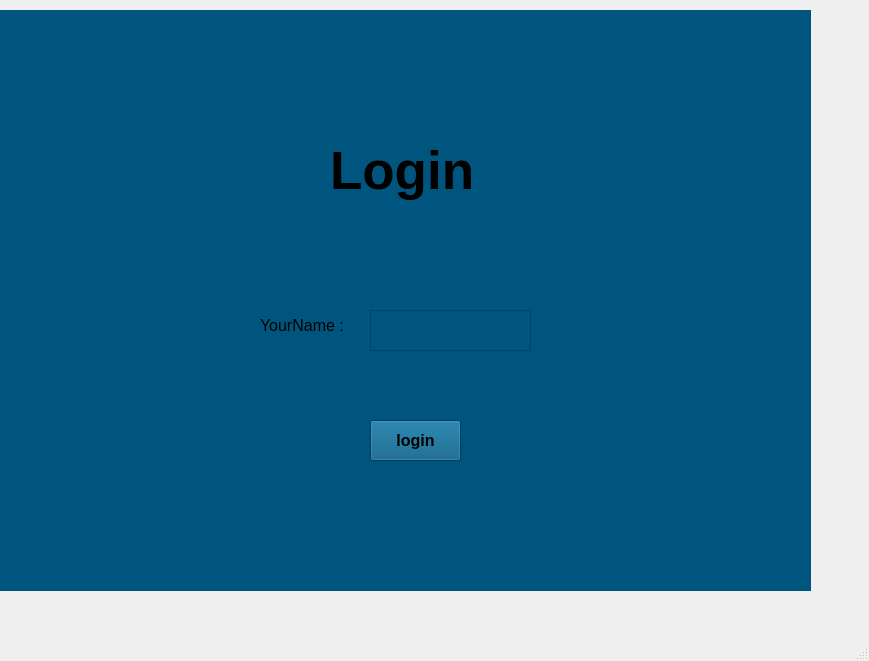
<?xml version="1.0" encoding="UTF-8"?>
<ui version="4.0">
 <class>MainWindow</class>
 <widget class="QMainWindow" name="MainWindow">
  <property name="geometry">
   <rect>
    <x>0</x>
    <y>0</y>
    <width>869</width>
    <height>661</height>
   </rect>
  </property>
  <property name="acceptDrops">
   <bool>false</bool>
  </property>
  <property name="windowTitle">
   <string>MainWindow</string>
  </property>
  <property name="dockOptions">
   <set>QMainWindow::AllowTabbedDocks|QMainWindow::AnimatedDocks</set>
  </property>
  <widget class="QWidget" name="centralwidget">
   <widget class="QStackedWidget" name="stackedWidget">
    <property name="geometry">
     <rect>
      <x>0</x>
      <y>10</y>
      <width>811</width>
      <height>581</height>
     </rect>
    </property>
    <widget class="QWidget" name="page_login">
     <property name="autoFillBackground">
      <bool>false</bool>
     </property>
     <property name="styleSheet">
      <string notr="true">background-color: rgb(0, 85, 127);</string>
     </property>
     <widget class="QPushButton" name="pushButton_2">
      <property name="geometry">
       <rect>
        <x>370</x>
        <y>410</y>
        <width>91</width>
        <height>41</height>
       </rect>
      </property>
      <property name="font">
       <font>
        <pointsize>12</pointsize>
        <bold>true</bold>
       </font>
      </property>
      <property name="text">
       <string>login</string>
      </property>
     </widget>
     <widget class="QLabel" name="lb_login_2">
      <property name="geometry">
       <rect>
        <x>330</x>
        <y>110</y>
        <width>181</width>
        <height>101</height>
       </rect>
      </property>
      <property name="font">
       <font>
        <pointsize>40</pointsize>
        <italic>false</italic>
        <bold>true</bold>
        <underline>false</underline>
       </font>
      </property>
      <property name="text">
       <string>Login</string>
      </property>
     </widget>
     <widget class="QLabel" name="label_5">
      <property name="geometry">
       <rect>
        <x>260</x>
        <y>300</y>
        <width>101</width>
        <height>31</height>
       </rect>
      </property>
      <property name="font">
       <font>
        <pointsize>12</pointsize>
       </font>
      </property>
      <property name="text">
       <string>YourName :</string>
      </property>
     </widget>
     <widget class="QTextEdit" name="input_name">
      <property name="geometry">
       <rect>
        <x>370</x>
        <y>300</y>
        <width>161</width>
        <height>41</height>
       </rect>
      </property>
      <property name="font">
       <font>
        <pointsize>12</pointsize>
       </font>
      </property>
      <property name="html">
       <string>&lt;!DOCTYPE HTML PUBLIC &quot;-//W3C//DTD HTML 4.0//EN&quot; &quot;http://www.w3.org/TR/REC-html40/strict.dtd&quot;&gt;
&lt;html&gt;&lt;head&gt;&lt;meta name=&quot;qrichtext&quot; content=&quot;1&quot; /&gt;&lt;meta charset=&quot;utf-8&quot; /&gt;&lt;style type=&quot;text/css&quot;&gt;
p, li { white-space: pre-wrap; }
hr { height: 1px; border-width: 0; }
li.unchecked::marker { content: &quot;\2610&quot;; }
li.checked::marker { content: &quot;\2612&quot;; }
&lt;/style&gt;&lt;/head&gt;&lt;body style=&quot; font-family:'Segoe UI'; font-size:12pt; font-weight:400; font-style:normal;&quot;&gt;
&lt;p align=&quot;center&quot; style=&quot;-qt-paragraph-type:empty; margin-top:0px; margin-bottom:0px; margin-left:0px; margin-right:0px; -qt-block-indent:0; text-indent:0px; font-size:9pt;&quot;&gt;&lt;br /&gt;&lt;/p&gt;&lt;/body&gt;&lt;/html&gt;</string>
      </property>
     </widget>
    </widget>
    <widget class="QWidget" name="page_game">
     <widget class="QLabel" name="label_3">
      <property name="geometry">
       <rect>
        <x>600</x>
        <y>30</y>
        <width>91</width>
        <height>20</height>
       </rect>
      </property>
      <property name="text">
       <string>#1 BaoHQ</string>
      </property>
     </widget>
     <widget class="QPushButton" name="pushButton_13">
      <property name="geometry">
       <rect>
        <x>600</x>
        <y>400</y>
        <width>83</width>
        <height>29</height>
       </rect>
      </property>
      <property name="sizePolicy">
       <sizepolicy hsizetype="Minimum" vsizetype="Fixed">
        <horstretch>0</horstretch>
        <verstretch>0</verstretch>
       </sizepolicy>
      </property>
      <property name="font">
       <font>
        <italic>false</italic>
        <bold>true</bold>
       </font>
      </property>
      <property name="text">
       <string>Quay</string>
      </property>
     </widget>
     <widget class="QLabel" name="label_4">
      <property name="geometry">
       <rect>
        <x>40</x>
        <y>280</y>
        <width>251</width>
        <height>71</height>
       </rect>
      </property>
      <property name="font">
       <font>
        <pointsize>14</pointsize>
       </font>
      </property>
      <property name="text">
       <string>Nhập chữ cái bạn chọn: </string>
      </property>
     </widget>
     <widget class="QFrame" name="frame">
      <property name="geometry">
       <rect>
        <x>100</x>
        <y>440</y>
        <width>691</width>
        <height>151</height>
       </rect>
      </property>
      <property name="sizePolicy">
       <sizepolicy hsizetype="Preferred" vsizetype="Preferred">
        <horstretch>0</horstretch>
        <verstretch>0</verstretch>
       </sizepolicy>
      </property>
      <property name="frameShape">
       <enum>QFrame::StyledPanel</enum>
      </property>
      <property name="frameShadow">
       <enum>QFrame::Raised</enum>
      </property>
      <widget class="QPushButton" name="btn_Q_2">
       <property name="geometry">
        <rect>
         <x>10</x>
         <y>10</y>
         <width>41</width>
         <height>29</height>
        </rect>
       </property>
       <property name="sizePolicy">
        <sizepolicy hsizetype="Minimum" vsizetype="Fixed">
         <horstretch>0</horstretch>
         <verstretch>0</verstretch>
        </sizepolicy>
       </property>
       <property name="text">
        <string>Q</string>
       </property>
      </widget>
      <widget class="QPushButton" name="btn_W_2">
       <property name="geometry">
        <rect>
         <x>80</x>
         <y>10</y>
         <width>41</width>
         <height>29</height>
        </rect>
       </property>
       <property name="sizePolicy">
        <sizepolicy hsizetype="Minimum" vsizetype="Fixed">
         <horstretch>0</horstretch>
         <verstretch>0</verstretch>
        </sizepolicy>
       </property>
       <property name="text">
        <string>W</string>
       </property>
      </widget>
      <widget class="QPushButton" name="btn_E_2">
       <property name="geometry">
        <rect>
         <x>150</x>
         <y>10</y>
         <width>41</width>
         <height>29</height>
        </rect>
       </property>
       <property name="sizePolicy">
        <sizepolicy hsizetype="Minimum" vsizetype="Fixed">
         <horstretch>0</horstretch>
         <verstretch>0</verstretch>
        </sizepolicy>
       </property>
       <property name="text">
        <string>E</string>
       </property>
      </widget>
      <widget class="QPushButton" name="btn_R_2">
       <property name="geometry">
        <rect>
         <x>220</x>
         <y>10</y>
         <width>41</width>
         <height>29</height>
        </rect>
       </property>
       <property name="sizePolicy">
        <sizepolicy hsizetype="Minimum" vsizetype="Fixed">
         <horstretch>0</horstretch>
         <verstretch>0</verstretch>
        </sizepolicy>
       </property>
       <property name="text">
        <string>R</string>
       </property>
      </widget>
      <widget class="QPushButton" name="btn_T_2">
       <property name="geometry">
        <rect>
         <x>290</x>
         <y>10</y>
         <width>41</width>
         <height>29</height>
        </rect>
       </property>
       <property name="sizePolicy">
        <sizepolicy hsizetype="Minimum" vsizetype="Fixed">
         <horstretch>0</horstretch>
         <verstretch>0</verstretch>
        </sizepolicy>
       </property>
       <property name="text">
        <string>T</string>
       </property>
      </widget>
      <widget class="QPushButton" name="btn_Y_2">
       <property name="geometry">
        <rect>
         <x>360</x>
         <y>10</y>
         <width>41</width>
         <height>29</height>
        </rect>
       </property>
       <property name="sizePolicy">
        <sizepolicy hsizetype="Minimum" vsizetype="Fixed">
         <horstretch>0</horstretch>
         <verstretch>0</verstretch>
        </sizepolicy>
       </property>
       <property name="text">
        <string>Y</string>
       </property>
      </widget>
      <widget class="QPushButton" name="btn_U_2">
       <property name="geometry">
        <rect>
         <x>430</x>
         <y>10</y>
         <width>41</width>
         <height>29</height>
        </rect>
       </property>
       <property name="sizePolicy">
        <sizepolicy hsizetype="Minimum" vsizetype="Fixed">
         <horstretch>0</horstretch>
         <verstretch>0</verstretch>
        </sizepolicy>
       </property>
       <property name="text">
        <string>U</string>
       </property>
      </widget>
      <widget class="QPushButton" name="btn_I_2">
       <property name="geometry">
        <rect>
         <x>500</x>
         <y>10</y>
         <width>41</width>
         <height>29</height>
        </rect>
       </property>
       <property name="sizePolicy">
        <sizepolicy hsizetype="Minimum" vsizetype="Fixed">
         <horstretch>0</horstretch>
         <verstretch>0</verstretch>
        </sizepolicy>
       </property>
       <property name="text">
        <string>I</string>
       </property>
      </widget>
      <widget class="QPushButton" name="btn_O_2">
       <property name="geometry">
        <rect>
         <x>570</x>
         <y>10</y>
         <width>41</width>
         <height>29</height>
        </rect>
       </property>
       <property name="sizePolicy">
        <sizepolicy hsizetype="Minimum" vsizetype="Fixed">
         <horstretch>0</horstretch>
         <verstretch>0</verstretch>
        </sizepolicy>
       </property>
       <property name="text">
        <string>O</string>
       </property>
      </widget>
      <widget class="QPushButton" name="btn_P_2">
       <property name="geometry">
        <rect>
         <x>640</x>
         <y>10</y>
         <width>41</width>
         <height>29</height>
        </rect>
       </property>
       <property name="sizePolicy">
        <sizepolicy hsizetype="Minimum" vsizetype="Fixed">
         <horstretch>0</horstretch>
         <verstretch>0</verstretch>
        </sizepolicy>
       </property>
       <property name="text">
        <string>P</string>
       </property>
      </widget>
      <widget class="QPushButton" name="btn_D_2">
       <property name="geometry">
        <rect>
         <x>180</x>
         <y>60</y>
         <width>41</width>
         <height>29</height>
        </rect>
       </property>
       <property name="sizePolicy">
        <sizepolicy hsizetype="Minimum" vsizetype="Fixed">
         <horstretch>0</horstretch>
         <verstretch>0</verstretch>
        </sizepolicy>
       </property>
       <property name="text">
        <string>D</string>
       </property>
      </widget>
      <widget class="QPushButton" name="btn_K_2">
       <property name="geometry">
        <rect>
         <x>530</x>
         <y>60</y>
         <width>41</width>
         <height>29</height>
        </rect>
       </property>
       <property name="sizePolicy">
        <sizepolicy hsizetype="Minimum" vsizetype="Fixed">
         <horstretch>0</horstretch>
         <verstretch>0</verstretch>
        </sizepolicy>
       </property>
       <property name="text">
        <string>K</string>
       </property>
      </widget>
      <widget class="QPushButton" name="btn_A_2">
       <property name="geometry">
        <rect>
         <x>40</x>
         <y>60</y>
         <width>41</width>
         <height>29</height>
        </rect>
       </property>
       <property name="sizePolicy">
        <sizepolicy hsizetype="Minimum" vsizetype="Fixed">
         <horstretch>0</horstretch>
         <verstretch>0</verstretch>
        </sizepolicy>
       </property>
       <property name="text">
        <string>A</string>
       </property>
      </widget>
      <widget class="QPushButton" name="btn_J_2">
       <property name="geometry">
        <rect>
         <x>460</x>
         <y>60</y>
         <width>41</width>
         <height>29</height>
        </rect>
       </property>
       <property name="sizePolicy">
        <sizepolicy hsizetype="Minimum" vsizetype="Fixed">
         <horstretch>0</horstretch>
         <verstretch>0</verstretch>
        </sizepolicy>
       </property>
       <property name="text">
        <string>J</string>
       </property>
      </widget>
      <widget class="QPushButton" name="btn_F_2">
       <property name="geometry">
        <rect>
         <x>250</x>
         <y>60</y>
         <width>41</width>
         <height>29</height>
        </rect>
       </property>
       <property name="sizePolicy">
        <sizepolicy hsizetype="Minimum" vsizetype="Fixed">
         <horstretch>0</horstretch>
         <verstretch>0</verstretch>
        </sizepolicy>
       </property>
       <property name="text">
        <string>F</string>
       </property>
      </widget>
      <widget class="QPushButton" name="btn_G_2">
       <property name="geometry">
        <rect>
         <x>320</x>
         <y>60</y>
         <width>41</width>
         <height>29</height>
        </rect>
       </property>
       <property name="sizePolicy">
        <sizepolicy hsizetype="Minimum" vsizetype="Fixed">
         <horstretch>0</horstretch>
         <verstretch>0</verstretch>
        </sizepolicy>
       </property>
       <property name="text">
        <string>G</string>
       </property>
      </widget>
      <widget class="QPushButton" name="btn_S_2">
       <property name="geometry">
        <rect>
         <x>110</x>
         <y>60</y>
         <width>41</width>
         <height>29</height>
        </rect>
       </property>
       <property name="sizePolicy">
        <sizepolicy hsizetype="Minimum" vsizetype="Fixed">
         <horstretch>0</horstretch>
         <verstretch>0</verstretch>
        </sizepolicy>
       </property>
       <property name="text">
        <string>S</string>
       </property>
      </widget>
      <widget class="QPushButton" name="btn_Z_2">
       <property name="geometry">
        <rect>
         <x>110</x>
         <y>110</y>
         <width>41</width>
         <height>29</height>
        </rect>
       </property>
       <property name="sizePolicy">
        <sizepolicy hsizetype="Minimum" vsizetype="Fixed">
         <horstretch>0</horstretch>
         <verstretch>0</verstretch>
        </sizepolicy>
       </property>
       <property name="text">
        <string>Z</string>
       </property>
      </widget>
      <widget class="QPushButton" name="btn_H_2">
       <property name="geometry">
        <rect>
         <x>390</x>
         <y>60</y>
         <width>41</width>
         <height>29</height>
        </rect>
       </property>
       <property name="sizePolicy">
        <sizepolicy hsizetype="Minimum" vsizetype="Fixed">
         <horstretch>0</horstretch>
         <verstretch>0</verstretch>
        </sizepolicy>
       </property>
       <property name="text">
        <string>H</string>
       </property>
      </widget>
      <widget class="QPushButton" name="btn_L_2">
       <property name="geometry">
        <rect>
         <x>600</x>
         <y>60</y>
         <width>41</width>
         <height>29</height>
        </rect>
       </property>
       <property name="sizePolicy">
        <sizepolicy hsizetype="Minimum" vsizetype="Fixed">
         <horstretch>0</horstretch>
         <verstretch>0</verstretch>
        </sizepolicy>
       </property>
       <property name="text">
        <string>L</string>
       </property>
      </widget>
      <widget class="QPushButton" name="btn_V_2">
       <property name="geometry">
        <rect>
         <x>320</x>
         <y>110</y>
         <width>41</width>
         <height>29</height>
        </rect>
       </property>
       <property name="sizePolicy">
        <sizepolicy hsizetype="Minimum" vsizetype="Fixed">
         <horstretch>0</horstretch>
         <verstretch>0</verstretch>
        </sizepolicy>
       </property>
       <property name="text">
        <string>V</string>
       </property>
      </widget>
      <widget class="QPushButton" name="btn_X_2">
       <property name="geometry">
        <rect>
         <x>180</x>
         <y>110</y>
         <width>41</width>
         <height>29</height>
        </rect>
       </property>
       <property name="sizePolicy">
        <sizepolicy hsizetype="Minimum" vsizetype="Fixed">
         <horstretch>0</horstretch>
         <verstretch>0</verstretch>
        </sizepolicy>
       </property>
       <property name="text">
        <string>X</string>
       </property>
      </widget>
      <widget class="QPushButton" name="btn_B_2">
       <property name="geometry">
        <rect>
         <x>390</x>
         <y>110</y>
         <width>41</width>
         <height>29</height>
        </rect>
       </property>
       <property name="sizePolicy">
        <sizepolicy hsizetype="Minimum" vsizetype="Fixed">
         <horstretch>0</horstretch>
         <verstretch>0</verstretch>
        </sizepolicy>
       </property>
       <property name="text">
        <string>B</string>
       </property>
      </widget>
      <widget class="QPushButton" name="btn_N_2">
       <property name="geometry">
        <rect>
         <x>460</x>
         <y>110</y>
         <width>41</width>
         <height>29</height>
        </rect>
       </property>
       <property name="sizePolicy">
        <sizepolicy hsizetype="Minimum" vsizetype="Fixed">
         <horstretch>0</horstretch>
         <verstretch>0</verstretch>
        </sizepolicy>
       </property>
       <property name="text">
        <string>N</string>
       </property>
      </widget>
      <widget class="QPushButton" name="btn_C_2">
       <property name="geometry">
        <rect>
         <x>250</x>
         <y>110</y>
         <width>41</width>
         <height>29</height>
        </rect>
       </property>
       <property name="sizePolicy">
        <sizepolicy hsizetype="Minimum" vsizetype="Fixed">
         <horstretch>0</horstretch>
         <verstretch>0</verstretch>
        </sizepolicy>
       </property>
       <property name="text">
        <string>C</string>
       </property>
      </widget>
      <widget class="QPushButton" name="btn_M_2">
       <property name="geometry">
        <rect>
         <x>530</x>
         <y>110</y>
         <width>41</width>
         <height>29</height>
        </rect>
       </property>
       <property name="sizePolicy">
        <sizepolicy hsizetype="Minimum" vsizetype="Fixed">
         <horstretch>0</horstretch>
         <verstretch>0</verstretch>
        </sizepolicy>
       </property>
       <property name="text">
        <string>M</string>
       </property>
      </widget>
     </widget>
     <widget class="QLabel" name="label_2">
      <property name="geometry">
       <rect>
        <x>350</x>
        <y>30</y>
        <width>91</width>
        <height>20</height>
       </rect>
      </property>
      <property name="text">
       <string>#1 DucNT</string>
      </property>
     </widget>
     <widget class="QLabel" name="label">
      <property name="geometry">
       <rect>
        <x>100</x>
        <y>30</y>
        <width>91</width>
        <height>20</height>
       </rect>
      </property>
      <property name="text">
       <string>#1 Cong TQ</string>
      </property>
     </widget>
     <widget class="QLabel" name="lb_text">
      <property name="geometry">
       <rect>
        <x>50</x>
        <y>120</y>
        <width>771</width>
        <height>91</height>
       </rect>
      </property>
      <property name="font">
       <font>
        <pointsize>60</pointsize>
        <bold>true</bold>
       </font>
      </property>
      <property name="text">
       <string>************</string>
      </property>
     </widget>
     <widget class="QPushButton" name="pushButton_14">
      <property name="geometry">
       <rect>
        <x>280</x>
        <y>350</y>
        <width>83</width>
        <height>29</height>
       </rect>
      </property>
      <property name="sizePolicy">
       <sizepolicy hsizetype="Minimum" vsizetype="Fixed">
        <horstretch>0</horstretch>
        <verstretch>0</verstretch>
       </sizepolicy>
      </property>
      <property name="font">
       <font>
        <bold>true</bold>
       </font>
      </property>
      <property name="text">
       <string>Chọn</string>
      </property>
     </widget>
     <widget class="QTextBrowser" name="point_pl1">
      <property name="geometry">
       <rect>
        <x>50</x>
        <y>60</y>
        <width>191</width>
        <height>51</height>
       </rect>
      </property>
      <property name="html">
       <string>&lt;!DOCTYPE HTML PUBLIC &quot;-//W3C//DTD HTML 4.0//EN&quot; &quot;http://www.w3.org/TR/REC-html40/strict.dtd&quot;&gt;
&lt;html&gt;&lt;head&gt;&lt;meta name=&quot;qrichtext&quot; content=&quot;1&quot; /&gt;&lt;meta charset=&quot;utf-8&quot; /&gt;&lt;style type=&quot;text/css&quot;&gt;
p, li { white-space: pre-wrap; }
hr { height: 1px; border-width: 0; }
li.unchecked::marker { content: &quot;\2610&quot;; }
li.checked::marker { content: &quot;\2612&quot;; }
&lt;/style&gt;&lt;/head&gt;&lt;body style=&quot; font-family:'Segoe UI'; font-size:9pt; font-weight:400; font-style:normal;&quot;&gt;
&lt;p align=&quot;center&quot; style=&quot; margin-top:0px; margin-bottom:0px; margin-left:0px; margin-right:0px; -qt-block-indent:0; text-indent:0px;&quot;&gt;1000&lt;/p&gt;&lt;/body&gt;&lt;/html&gt;</string>
      </property>
     </widget>
     <widget class="QTextBrowser" name="point_pl3">
      <property name="geometry">
       <rect>
        <x>550</x>
        <y>60</y>
        <width>191</width>
        <height>51</height>
       </rect>
      </property>
      <property name="html">
       <string>&lt;!DOCTYPE HTML PUBLIC &quot;-//W3C//DTD HTML 4.0//EN&quot; &quot;http://www.w3.org/TR/REC-html40/strict.dtd&quot;&gt;
&lt;html&gt;&lt;head&gt;&lt;meta name=&quot;qrichtext&quot; content=&quot;1&quot; /&gt;&lt;meta charset=&quot;utf-8&quot; /&gt;&lt;style type=&quot;text/css&quot;&gt;
p, li { white-space: pre-wrap; }
hr { height: 1px; border-width: 0; }
li.unchecked::marker { content: &quot;\2610&quot;; }
li.checked::marker { content: &quot;\2612&quot;; }
&lt;/style&gt;&lt;/head&gt;&lt;body style=&quot; font-family:'Segoe UI'; font-size:9pt; font-weight:400; font-style:normal;&quot;&gt;
&lt;p align=&quot;center&quot; style=&quot; margin-top:0px; margin-bottom:0px; margin-left:0px; margin-right:0px; -qt-block-indent:0; text-indent:0px;&quot;&gt;1000&lt;/p&gt;&lt;/body&gt;&lt;/html&gt;</string>
      </property>
     </widget>
     <widget class="QTextBrowser" name="point_pl2">
      <property name="geometry">
       <rect>
        <x>300</x>
        <y>60</y>
        <width>191</width>
        <height>51</height>
       </rect>
      </property>
      <property name="html">
       <string>&lt;!DOCTYPE HTML PUBLIC &quot;-//W3C//DTD HTML 4.0//EN&quot; &quot;http://www.w3.org/TR/REC-html40/strict.dtd&quot;&gt;
&lt;html&gt;&lt;head&gt;&lt;meta name=&quot;qrichtext&quot; content=&quot;1&quot; /&gt;&lt;meta charset=&quot;utf-8&quot; /&gt;&lt;style type=&quot;text/css&quot;&gt;
p, li { white-space: pre-wrap; }
hr { height: 1px; border-width: 0; }
li.unchecked::marker { content: &quot;\2610&quot;; }
li.checked::marker { content: &quot;\2612&quot;; }
&lt;/style&gt;&lt;/head&gt;&lt;body style=&quot; font-family:'Segoe UI'; font-size:9pt; font-weight:400; font-style:normal;&quot;&gt;
&lt;p align=&quot;center&quot; style=&quot; margin-top:0px; margin-bottom:0px; margin-left:0px; margin-right:0px; -qt-block-indent:0; text-indent:0px;&quot;&gt;500&lt;/p&gt;&lt;/body&gt;&lt;/html&gt;</string>
      </property>
     </widget>
     <widget class="QPushButton" name="btn_exit">
      <property name="geometry">
       <rect>
        <x>710</x>
        <y>400</y>
        <width>83</width>
        <height>29</height>
       </rect>
      </property>
      <property name="font">
       <font>
        <pointsize>12</pointsize>
        <italic>false</italic>
        <bold>true</bold>
       </font>
      </property>
      <property name="text">
       <string>exit</string>
      </property>
     </widget>
     <widget class="QTextBrowser" name="TextInput">
      <property name="geometry">
       <rect>
        <x>300</x>
        <y>300</y>
        <width>31</width>
        <height>31</height>
       </rect>
      </property>
      <property name="layoutDirection">
       <enum>Qt::LeftToRight</enum>
      </property>
      <property name="html">
       <string>&lt;!DOCTYPE HTML PUBLIC &quot;-//W3C//DTD HTML 4.0//EN&quot; &quot;http://www.w3.org/TR/REC-html40/strict.dtd&quot;&gt;
&lt;html&gt;&lt;head&gt;&lt;meta name=&quot;qrichtext&quot; content=&quot;1&quot; /&gt;&lt;meta charset=&quot;utf-8&quot; /&gt;&lt;style type=&quot;text/css&quot;&gt;
p, li { white-space: pre-wrap; }
hr { height: 1px; border-width: 0; }
li.unchecked::marker { content: &quot;\2610&quot;; }
li.checked::marker { content: &quot;\2612&quot;; }
&lt;/style&gt;&lt;/head&gt;&lt;body style=&quot; font-family:'Segoe UI'; font-size:9pt; font-weight:400; font-style:normal;&quot;&gt;
&lt;p align=&quot;center&quot; style=&quot;-qt-paragraph-type:empty; margin-top:0px; margin-bottom:0px; margin-left:0px; margin-right:0px; -qt-block-indent:0; text-indent:0px;&quot;&gt;&lt;br /&gt;&lt;/p&gt;&lt;/body&gt;&lt;/html&gt;</string>
      </property>
     </widget>
     <widget class="QLabel" name="lb_img">
      <property name="geometry">
       <rect>
        <x>590</x>
        <y>140</y>
        <width>200</width>
        <height>200</height>
       </rect>
      </property>
      <property name="text">
       <string/>
      </property>
     </widget>
     <widget class="QPushButton" name="pushButton">
      <property name="geometry">
       <rect>
        <x>660</x>
        <y>360</y>
        <width>83</width>
        <height>29</height>
       </rect>
      </property>
      <property name="text">
       <string>random</string>
      </property>
     </widget>
     <widget class="QLabel" name="lb_choose">
      <property name="geometry">
       <rect>
        <x>770</x>
        <y>220</y>
        <width>63</width>
        <height>31</height>
       </rect>
      </property>
      <property name="font">
       <font>
        <pointsize>16</pointsize>
        <bold>true</bold>
       </font>
      </property>
      <property name="text">
       <string>&lt;=</string>
      </property>
     </widget>
    </widget>
    <widget class="QWidget" name="page_waiting">
     <widget class="QPushButton" name="pushButton_3">
      <property name="geometry">
       <rect>
        <x>350</x>
        <y>290</y>
        <width>131</width>
        <height>51</height>
       </rect>
      </property>
      <property name="font">
       <font>
        <pointsize>12</pointsize>
        <bold>true</bold>
       </font>
      </property>
      <property name="text">
       <string>Start</string>
      </property>
     </widget>
     <widget class="QLabel" name="lb_waiting">
      <property name="geometry">
       <rect>
        <x>210</x>
        <y>90</y>
        <width>461</width>
        <height>101</height>
       </rect>
      </property>
      <property name="font">
       <font>
        <pointsize>40</pointsize>
        <italic>false</italic>
        <bold>true</bold>
        <underline>false</underline>
       </font>
      </property>
      <property name="text">
       <string>Waiting Room</string>
      </property>
     </widget>
     <widget class="QLabel" name="label_6">
      <property name="geometry">
       <rect>
        <x>290</x>
        <y>220</y>
        <width>101</width>
        <height>31</height>
       </rect>
      </property>
      <property name="font">
       <font>
        <pointsize>12</pointsize>
       </font>
      </property>
      <property name="text">
       <string>PLAYER 1: </string>
      </property>
     </widget>
     <widget class="QLabel" name="lb_name">
      <property name="geometry">
       <rect>
        <x>400</x>
        <y>220</y>
        <width>111</width>
        <height>31</height>
       </rect>
      </property>
      <property name="font">
       <font>
        <pointsize>12</pointsize>
        <bold>true</bold>
       </font>
      </property>
      <property name="text">
       <string>TextLabel</string>
      </property>
     </widget>
     <widget class="QPushButton" name="btn_return">
      <property name="geometry">
       <rect>
        <x>710</x>
        <y>430</y>
        <width>91</width>
        <height>41</height>
       </rect>
      </property>
      <property name="font">
       <font>
        <pointsize>12</pointsize>
        <bold>true</bold>
       </font>
      </property>
      <property name="text">
       <string>return</string>
      </property>
     </widget>
    </widget>
   </widget>
  </widget>
  <widget class="QMenuBar" name="menubar">
   <property name="geometry">
    <rect>
     <x>0</x>
     <y>0</y>
     <width>869</width>
     <height>25</height>
    </rect>
   </property>
  </widget>
  <widget class="QStatusBar" name="statusbar"/>
 </widget>
 <resources/>
 <connections/>
</ui>
